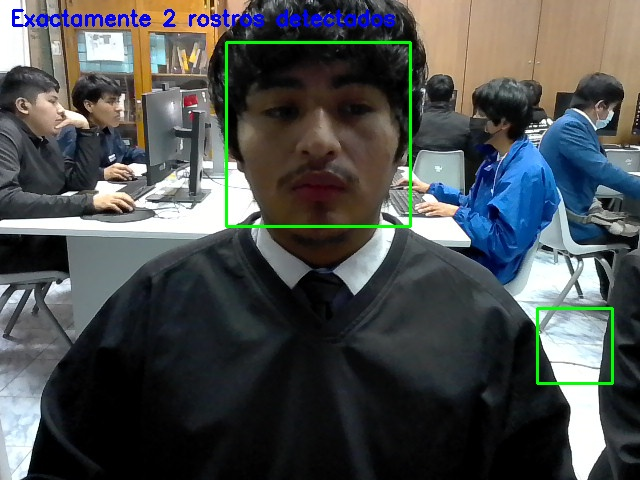
#> input picture dos.jpg, 640 x 480 px, given in place of foto.jpg, which was not available
$ python a.py
#> lines starting #> are read from the running program, lines starting #| are printed output that depends on the picture; after the words box and inside, x2 and y2 are one past the last pixel; in counts of white or black regions, pixels touching at a corner belong together; pictures that were not available may be replaced by others from this repository, and a replacement may not be noted
import cv2
import numpy as np

# ---------- Función para dibujar con el mouse ----------
def draw_circle(event, x, y, flags, param):
    if event == cv2.EVENT_LBUTTONDOWN:
        cv2.circle(dibujo, (x, y), 20, (0, 255, 0), -1)

# ---------- Cargar imagen ----------
imagen = cv2.imread('foto.jpg')
#> imagen is the input picture: shape (480, 640, 3); mean B, G, R 78.6, 79, 75.3
if imagen is None:
    print("No se pudo cargar la imagen.")
    exit()

# Copia para dibujo
dibujo = imagen.copy()
cv2.namedWindow('Dibujo')
cv2.setMouseCallback('Dibujo', draw_circle)

# ---------- Convertir a escala de grises ----------
gris = cv2.cvtColor(imagen, cv2.COLOR_BGR2GRAY)
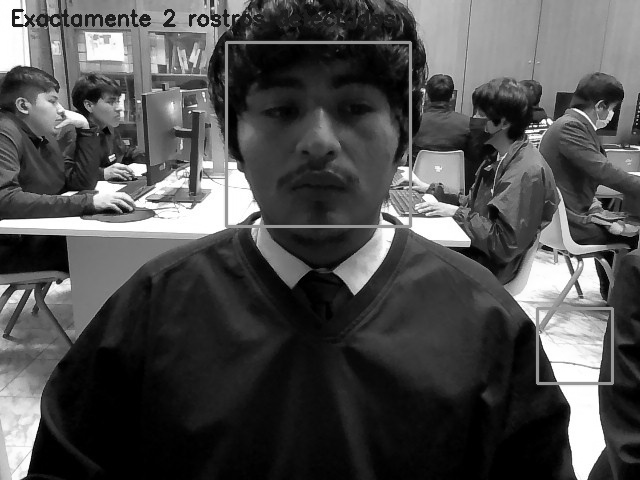
#> gris: shape (480, 640); min 0, max 255, mean 77.8

# ---------- Desenfoque ----------
blur = cv2.GaussianBlur(gris, (15, 15), 0)
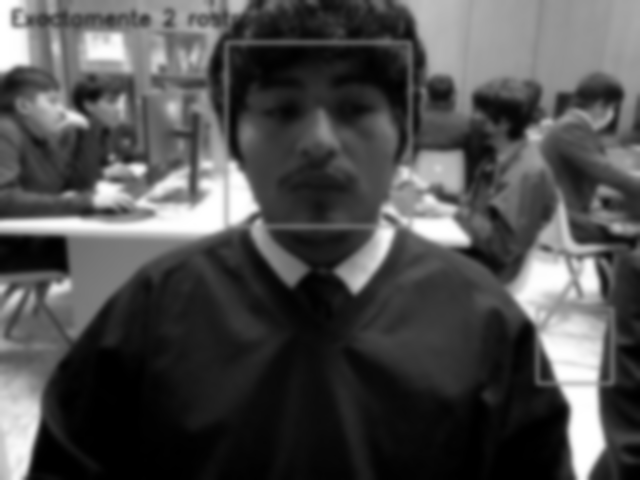
#> blur: shape (480, 640); min 0, max 255, mean 77.8

# ---------- Detección de bordes ----------
bordes = cv2.Canny(blur, 50, 150)
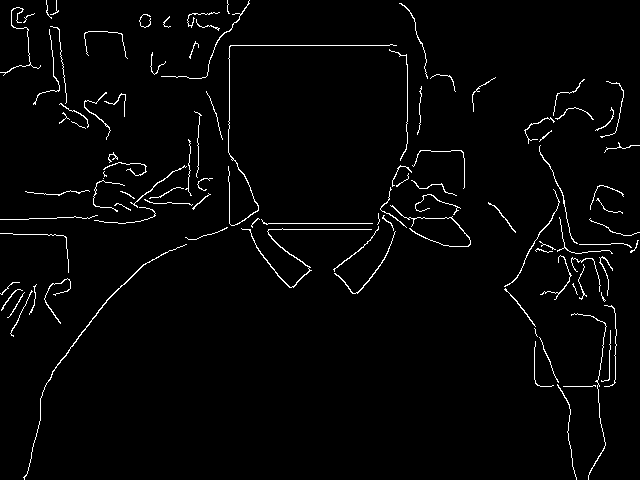
#> bordes: shape (480, 640); 2.3% white in thin lines or dots

# ---------- Detección de caras ----------
face_cascade = cv2.CascadeClassifier(cv2.data.haarcascades + 'haarcascade_frontalface_default.xml')
caras = face_cascade.detectMultiScale(gris, 1.3, 5)
#> caras = [[542, 313, 69, 69]]
img_caras = imagen.copy()
for (x, y, w, h) in caras:
    cv2.rectangle(img_caras, (x, y), (x+w, y+h), (255, 0, 0), 2)
#> this loop made 1 pass
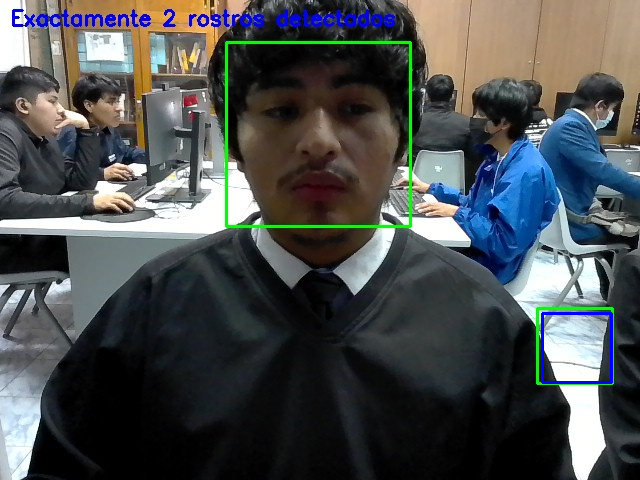
#> img_caras: shape (480, 640, 3); 0.27% of pixels changed, all inside (x1, y1, x2, y2) = (541, 312, 613, 384)

# ---------- Segmentación por color (rojo) ----------
hsv = cv2.cvtColor(imagen, cv2.COLOR_BGR2HSV)
#> hsv: shape (480, 640, 3); mean H, S, V 68.4, 67.7, 90.8
lower_red = np.array([0, 100, 100])
upper_red = np.array([10, 255, 255])
mask = cv2.inRange(hsv, lower_red, upper_red)
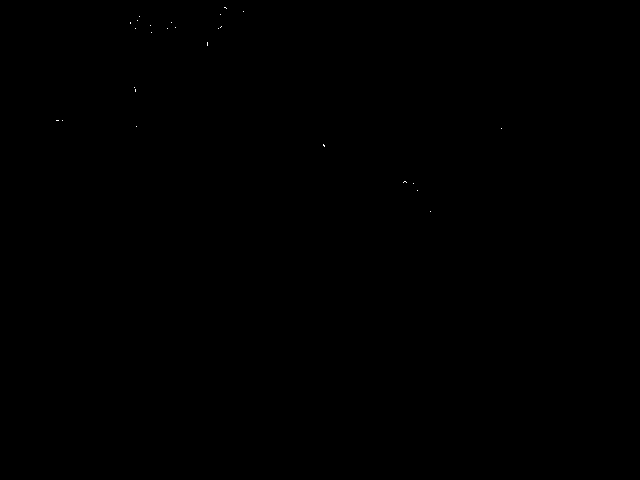
#> mask: shape (480, 640); 0.01% white in thin lines or dots, all inside (x1, y1, x2, y2) = (56, 7, 502, 212)
resultado_rojo = cv2.bitwise_and(imagen, imagen, mask=mask)

# ---------- Contornos ----------
contornos, _ = cv2.findContours(mask, cv2.RETR_TREE, cv2.CHAIN_APPROX_SIMPLE)
#> contornos = 26 contours, all with area under 20
contornos_img = imagen.copy()
cv2.drawContours(contornos_img, contornos, -1, (0, 255, 255), 2)
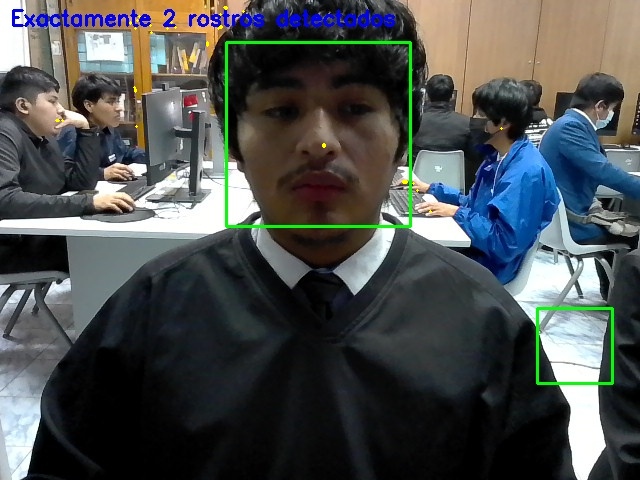
#> contornos_img: shape (480, 640, 3); 0.06% of pixels changed, all inside (x1, y1, x2, y2) = (55, 6, 503, 213)

# ---------- Mostrar todo ----------
cv2.imshow('Original', imagen)
cv2.imshow('Grises', gris)
cv2.imshow('Desenfoque', blur)
cv2.imshow('Bordes', bordes)
cv2.imshow('Caras detectadas', img_caras)
cv2.imshow('Rojo detectado', resultado_rojo)
cv2.imshow('Contornos', contornos_img)

# ---------- Ventana de dibujo con el mouse ----------
while True:
    cv2.imshow('Dibujo', dibujo)
    if cv2.waitKey(20) & 0xFF == 27:  # ESC para salir
#> (key q is pressed here)
        break

# ---------- Captura de cámara con Canny en tiempo real ----------
cap = cv2.VideoCapture(0)
print("Presiona 'q' para cerrar la cámara.")
while cap.isOpened():
    ret, frame = cap.read()
    if not ret:
        break
    gris_cam = cv2.cvtColor(frame, cv2.COLOR_BGR2GRAY)
    bordes_cam = cv2.Canny(gris_cam, 100, 200)
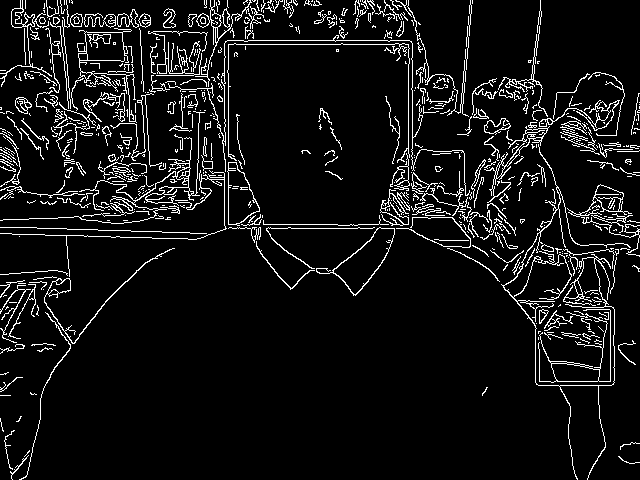
#> bordes_cam: shape (480, 640); 7.6% white in thin lines or dots
    cv2.imshow('Webcam - Bordes', bordes_cam)
    if cv2.waitKey(1) & 0xFF == ord('q'):
#> (key q is pressed here)
        break

cap.release()
cv2.destroyAllWindows()
